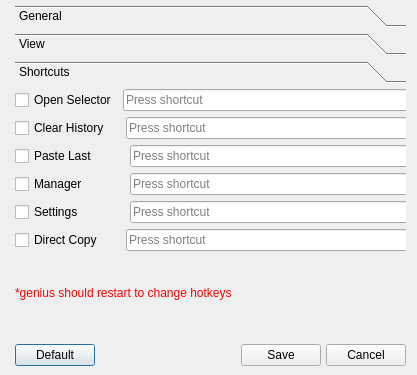
<?xml version="1.0" encoding="UTF-8"?>
<ui version="4.0">
 <class>Settings</class>
 <widget class="QDialog" name="Settings">
  <property name="windowModality">
   <enum>Qt::ApplicationModal</enum>
  </property>
  <property name="geometry">
   <rect>
    <x>0</x>
    <y>0</y>
    <width>417</width>
    <height>375</height>
   </rect>
  </property>
  <property name="windowTitle">
   <string>Genius Settings</string>
  </property>
  <property name="windowIcon">
   <iconset resource="../resources/resources.qrc">
    <normaloff>:/images/images/settings16.png</normaloff>:/images/images/settings16.png</iconset>
  </property>
  <property name="modal">
   <bool>false</bool>
  </property>
  <widget class="QWidget" name="layoutWidget">
   <property name="geometry">
    <rect>
     <x>10</x>
     <y>0</y>
     <width>401</width>
     <height>371</height>
    </rect>
   </property>
   <layout class="QVBoxLayout" name="VL1">
    <property name="spacing">
     <number>5</number>
    </property>
    <property name="leftMargin">
     <number>5</number>
    </property>
    <property name="topMargin">
     <number>5</number>
    </property>
    <property name="rightMargin">
     <number>5</number>
    </property>
    <property name="bottomMargin">
     <number>5</number>
    </property>
    <item>
     <widget class="QToolBox" name="toolBox">
      <property name="currentIndex">
       <number>2</number>
      </property>
      <widget class="QWidget" name="General">
       <property name="geometry">
        <rect>
         <x>0</x>
         <y>0</y>
         <width>391</width>
         <height>234</height>
        </rect>
       </property>
       <attribute name="label">
        <string>General</string>
       </attribute>
       <widget class="QWidget" name="layoutWidget_2">
        <property name="geometry">
         <rect>
          <x>10</x>
          <y>0</y>
          <width>341</width>
          <height>151</height>
         </rect>
        </property>
        <layout class="QVBoxLayout" name="VL2">
         <item>
          <widget class="QCheckBox" name="openMinimizedCheckbox">
           <property name="toolTip">
            <string>&lt;html&gt;&lt;head/&gt;&lt;body&gt;&lt;p&gt;check if you want to start genius minimized and run in background&lt;/p&gt;&lt;/body&gt;&lt;/html&gt;</string>
           </property>
           <property name="statusTip">
            <string/>
           </property>
           <property name="whatsThis">
            <string/>
           </property>
           <property name="text">
            <string>Open Minimized</string>
           </property>
          </widget>
         </item>
         <item>
          <widget class="QCheckBox" name="pasteAutomaticalyButoon">
           <property name="toolTip">
            <string>&lt;html&gt;&lt;head/&gt;&lt;body&gt;&lt;p&gt;check if you want to paste selected item automaticaly&lt;/p&gt;&lt;/body&gt;&lt;/html&gt;</string>
           </property>
           <property name="text">
            <string>Paste Automaticaly</string>
           </property>
          </widget>
         </item>
         <item>
          <widget class="QCheckBox" name="saveImages">
           <property name="toolTip">
            <string>&lt;html&gt;&lt;head/&gt;&lt;body&gt;&lt;p&gt;check if you want to save images to the history&lt;/p&gt;&lt;/body&gt;&lt;/html&gt;</string>
           </property>
           <property name="text">
            <string>Save Images</string>
           </property>
          </widget>
         </item>
         <item>
          <widget class="QCheckBox" name="saveURLs">
           <property name="toolTip">
            <string>&lt;html&gt;&lt;head/&gt;&lt;body&gt;&lt;p&gt;check if you want to save URLs to the history&lt;/p&gt;&lt;/body&gt;&lt;/html&gt;</string>
           </property>
           <property name="text">
            <string>Save URLs</string>
           </property>
          </widget>
         </item>
         <item>
          <layout class="QHBoxLayout" name="HL3">
           <item>
            <widget class="QLabel" name="label_2">
             <property name="toolTip">
              <string>&lt;html&gt;&lt;head/&gt;&lt;body&gt;&lt;p&gt;the maximum number of items store in the history. maximum is 100&lt;/p&gt;&lt;/body&gt;&lt;/html&gt;</string>
             </property>
             <property name="text">
              <string>Maximum Items In History</string>
             </property>
            </widget>
           </item>
           <item>
            <widget class="QSpinBox" name="maximumItemsInHistory">
             <property name="minimum">
              <number>1</number>
             </property>
             <property name="maximum">
              <number>100</number>
             </property>
             <property name="value">
              <number>40</number>
             </property>
            </widget>
           </item>
           <item>
            <spacer name="horizontalSpacer">
             <property name="orientation">
              <enum>Qt::Horizontal</enum>
             </property>
             <property name="sizeHint" stdset="0">
              <size>
               <width>40</width>
               <height>20</height>
              </size>
             </property>
            </spacer>
           </item>
          </layout>
         </item>
        </layout>
       </widget>
      </widget>
      <widget class="QWidget" name="View">
       <property name="geometry">
        <rect>
         <x>0</x>
         <y>0</y>
         <width>391</width>
         <height>234</height>
        </rect>
       </property>
       <attribute name="label">
        <string>View</string>
       </attribute>
       <widget class="QWidget" name="layoutWidget">
        <property name="geometry">
         <rect>
          <x>10</x>
          <y>0</y>
          <width>294</width>
          <height>59</height>
         </rect>
        </property>
        <layout class="QVBoxLayout" name="VL3">
         <item>
          <widget class="QCheckBox" name="ShowInSingleLineCheckBox">
           <property name="toolTip">
            <string>&lt;html&gt;&lt;head/&gt;&lt;body&gt;&lt;p&gt;if this is checked all text items in the&lt;span style=&quot; font-weight:600;&quot;&gt; history manager and menus will show in single line&lt;/span&gt;&lt;/p&gt;&lt;/body&gt;&lt;/html&gt;</string>
           </property>
           <property name="text">
            <string>Show In Single Line</string>
           </property>
          </widget>
         </item>
         <item>
          <layout class="QHBoxLayout" name="HL2">
           <item>
            <widget class="QCheckBox" name="LimitTextLengthCheckbox">
             <property name="toolTip">
              <string>&lt;html&gt;&lt;head/&gt;&lt;body&gt;&lt;p&gt;limit charactor length of items &lt;/p&gt;&lt;/body&gt;&lt;/html&gt;</string>
             </property>
             <property name="text">
              <string>Limit View Item TextLength to</string>
             </property>
            </widget>
           </item>
           <item>
            <widget class="QSpinBox" name="TextLimitSpinBox">
             <property name="minimum">
              <number>1</number>
             </property>
            </widget>
           </item>
          </layout>
         </item>
        </layout>
       </widget>
      </widget>
      <widget class="QWidget" name="ShortcutsPage">
       <property name="geometry">
        <rect>
         <x>0</x>
         <y>0</y>
         <width>391</width>
         <height>234</height>
        </rect>
       </property>
       <attribute name="label">
        <string>Shortcuts</string>
       </attribute>
       <widget class="QWidget" name="layoutWidget">
        <property name="geometry">
         <rect>
          <x>0</x>
          <y>0</y>
          <width>394</width>
          <height>241</height>
         </rect>
        </property>
        <layout class="QVBoxLayout" name="verticalLayout">
         <item>
          <layout class="QHBoxLayout" name="horizontalLayout">
           <item>
            <widget class="QCheckBox" name="OpenSelectorCB">
             <property name="toolTip">
              <string>&lt;html&gt;&lt;head/&gt;&lt;body&gt;&lt;p&gt;check if you want to enable &lt;span style=&quot; font-weight:600;&quot;&gt;OpenSelector Global Hotkey&lt;/span&gt;&lt;/p&gt;&lt;p&gt;if you press this hotkey, Selector will popup and you can select item to paste from clipboard history&lt;/p&gt;&lt;/body&gt;&lt;/html&gt;</string>
             </property>
             <property name="whatsThis">
              <string/>
             </property>
             <property name="text">
              <string>Open Selector</string>
             </property>
            </widget>
           </item>
           <item>
            <widget class="QKeySequenceEdit" name="openSelector">
             <property name="toolTip">
              <string>&lt;html&gt;&lt;head/&gt;&lt;body&gt;&lt;p&gt;hotkey for Open Selector&lt;/p&gt;&lt;/body&gt;&lt;/html&gt;</string>
             </property>
            </widget>
           </item>
          </layout>
         </item>
         <item>
          <layout class="QHBoxLayout" name="horizontalLayout_2">
           <item>
            <widget class="QCheckBox" name="clearHistoryCB">
             <property name="toolTip">
              <string>&lt;html&gt;&lt;head/&gt;&lt;body&gt;&lt;p&gt;check if you want to enable &lt;span style=&quot; font-weight:600;&quot;&gt;ClearHistory Global Hotkey&lt;/span&gt;&lt;/p&gt;&lt;p&gt;if you press this hotkey, clipboard history will clear. and a notification will popup containing number of items deleted&lt;/p&gt;&lt;/body&gt;&lt;/html&gt;</string>
             </property>
             <property name="text">
              <string>Clear History   </string>
             </property>
            </widget>
           </item>
           <item>
            <widget class="QKeySequenceEdit" name="clearHistory">
             <property name="toolTip">
              <string>&lt;html&gt;&lt;head/&gt;&lt;body&gt;&lt;p&gt;hotkey for Clear History&lt;/p&gt;&lt;/body&gt;&lt;/html&gt;</string>
             </property>
            </widget>
           </item>
          </layout>
         </item>
         <item>
          <layout class="QHBoxLayout" name="horizontalLayout_4">
           <item>
            <widget class="QCheckBox" name="pasteLastCB">
             <property name="toolTip">
              <string>&lt;html&gt;&lt;head/&gt;&lt;body&gt;&lt;p&gt;check if you want to enable &lt;span style=&quot; font-weight:600;&quot;&gt;PasteLast Global Hotkey&lt;/span&gt;&lt;/p&gt;&lt;p&gt;if you press this hotkey, the last item in the history will be copied to the current window. last item will be the new top item. (0th index of the history)&lt;/p&gt;&lt;/body&gt;&lt;/html&gt;</string>
             </property>
             <property name="text">
              <string>Paste Last        </string>
             </property>
            </widget>
           </item>
           <item>
            <widget class="QKeySequenceEdit" name="pasteLast">
             <property name="toolTip">
              <string>&lt;html&gt;&lt;head/&gt;&lt;body&gt;&lt;p&gt;hotkey for Paste Last&lt;/p&gt;&lt;/body&gt;&lt;/html&gt;</string>
             </property>
            </widget>
           </item>
          </layout>
         </item>
         <item>
          <layout class="QHBoxLayout" name="horizontalLayout_3">
           <item>
            <widget class="QCheckBox" name="openManagerCB">
             <property name="toolTip">
              <string>&lt;html&gt;&lt;head/&gt;&lt;body&gt;&lt;p&gt;check if you want to enable &lt;span style=&quot; font-weight:600;&quot;&gt;ShowManager Global Hotkey&lt;/span&gt;&lt;/p&gt;&lt;p&gt;if you press this hotkey, The Manager Window (main window that help to manage the history) will show.&lt;/p&gt;&lt;/body&gt;&lt;/html&gt;</string>
             </property>
             <property name="text">
              <string>Manager           </string>
             </property>
            </widget>
           </item>
           <item>
            <widget class="QKeySequenceEdit" name="openManager">
             <property name="toolTip">
              <string>&lt;html&gt;&lt;head/&gt;&lt;body&gt;&lt;p&gt;hotkey for Show Manager Window&lt;/p&gt;&lt;/body&gt;&lt;/html&gt;</string>
             </property>
            </widget>
           </item>
          </layout>
         </item>
         <item>
          <layout class="QHBoxLayout" name="horizontalLayout_6">
           <item>
            <widget class="QCheckBox" name="openSettingsCB">
             <property name="toolTip">
              <string>&lt;html&gt;&lt;head/&gt;&lt;body&gt;&lt;p&gt;check if you want to enable &lt;span style=&quot; font-weight:600;&quot;&gt;OpenSettings Global Hotkey&lt;/span&gt;&lt;/p&gt;&lt;p&gt;if you press this hotkey, this window (settings window) will open&lt;/p&gt;&lt;/body&gt;&lt;/html&gt;</string>
             </property>
             <property name="text">
              <string>Settings            </string>
             </property>
            </widget>
           </item>
           <item>
            <widget class="QKeySequenceEdit" name="openSettings">
             <property name="toolTip">
              <string>&lt;html&gt;&lt;head/&gt;&lt;body&gt;&lt;p&gt;hotkey for Show Settings Window&lt;/p&gt;&lt;/body&gt;&lt;/html&gt;</string>
             </property>
            </widget>
           </item>
          </layout>
         </item>
         <item>
          <layout class="QHBoxLayout" name="horizontalLayout_5">
           <item>
            <widget class="QCheckBox" name="directCopyCB">
             <property name="toolTip">
              <string>&lt;html&gt;&lt;head/&gt;&lt;body&gt;&lt;p&gt;check if you want to enable &lt;span style=&quot; font-weight:600;&quot;&gt;DirectCopy Global Hotkey&lt;/span&gt;&lt;/p&gt;&lt;p&gt;if you press this hotkey, the copy command executes and send data directly to the genius.(without saving in clipboard)&lt;/p&gt;&lt;/body&gt;&lt;/html&gt;</string>
             </property>
             <property name="text">
              <string>Direct Copy     </string>
             </property>
            </widget>
           </item>
           <item>
            <widget class="QKeySequenceEdit" name="directCopy">
             <property name="toolTip">
              <string>&lt;html&gt;&lt;head/&gt;&lt;body&gt;&lt;p&gt;hotkey for Direct copy&lt;/p&gt;&lt;/body&gt;&lt;/html&gt;</string>
             </property>
            </widget>
           </item>
          </layout>
         </item>
         <item>
          <widget class="QLabel" name="label">
           <property name="text">
            <string>&lt;html&gt;&lt;head/&gt;&lt;body&gt;&lt;p&gt;&lt;span style=&quot; font-size:9pt; color:#ff0000;&quot;&gt;*genius should restart to change hotkeys&lt;/span&gt;&lt;/p&gt;&lt;/body&gt;&lt;/html&gt;</string>
           </property>
          </widget>
         </item>
        </layout>
       </widget>
      </widget>
     </widget>
    </item>
    <item>
     <layout class="QHBoxLayout" name="HL1">
      <item>
       <widget class="QPushButton" name="defaultButton">
        <property name="text">
         <string>Default</string>
        </property>
        <property name="icon">
         <iconset resource="../resources/resources.qrc">
          <normaloff>:/images/images/reset16.png</normaloff>:/images/images/reset16.png</iconset>
        </property>
       </widget>
      </item>
      <item>
       <spacer name="horizontalSpacer_2">
        <property name="orientation">
         <enum>Qt::Horizontal</enum>
        </property>
        <property name="sizeHint" stdset="0">
         <size>
          <width>40</width>
          <height>20</height>
         </size>
        </property>
       </spacer>
      </item>
      <item>
       <widget class="QPushButton" name="saveButton">
        <property name="text">
         <string>Save</string>
        </property>
        <property name="icon">
         <iconset resource="../resources/resources.qrc">
          <normaloff>:/images/images/ok16.png</normaloff>:/images/images/ok16.png</iconset>
        </property>
       </widget>
      </item>
      <item>
       <widget class="QPushButton" name="cancelButton">
        <property name="text">
         <string>Cancel</string>
        </property>
        <property name="icon">
         <iconset resource="../resources/resources.qrc">
          <normaloff>:/images/images/cancel16.png</normaloff>:/images/images/cancel16.png</iconset>
        </property>
       </widget>
      </item>
     </layout>
    </item>
   </layout>
  </widget>
 </widget>
 <resources>
  <include location="../resources/resources.qrc"/>
 </resources>
 <connections>
  <connection>
   <sender>cancelButton</sender>
   <signal>clicked()</signal>
   <receiver>Settings</receiver>
   <slot>reject()</slot>
   <hints>
    <hint type="sourcelabel">
     <x>331</x>
     <y>363</y>
    </hint>
    <hint type="destinationlabel">
     <x>371</x>
     <y>247</y>
    </hint>
   </hints>
  </connection>
  <connection>
   <sender>OpenSelectorCB</sender>
   <signal>toggled(bool)</signal>
   <receiver>openSelector</receiver>
   <slot>setEnabled(bool)</slot>
   <hints>
    <hint type="sourcelabel">
     <x>73</x>
     <y>109</y>
    </hint>
    <hint type="destinationlabel">
     <x>187</x>
     <y>117</y>
    </hint>
   </hints>
  </connection>
  <connection>
   <sender>clearHistoryCB</sender>
   <signal>toggled(bool)</signal>
   <receiver>clearHistory</receiver>
   <slot>setEnabled(bool)</slot>
   <hints>
    <hint type="sourcelabel">
     <x>50</x>
     <y>153</y>
    </hint>
    <hint type="destinationlabel">
     <x>169</x>
     <y>156</y>
    </hint>
   </hints>
  </connection>
  <connection>
   <sender>pasteLastCB</sender>
   <signal>toggled(bool)</signal>
   <receiver>pasteLast</receiver>
   <slot>setEnabled(bool)</slot>
   <hints>
    <hint type="sourcelabel">
     <x>72</x>
     <y>195</y>
    </hint>
    <hint type="destinationlabel">
     <x>161</x>
     <y>186</y>
    </hint>
   </hints>
  </connection>
  <connection>
   <sender>openManagerCB</sender>
   <signal>toggled(bool)</signal>
   <receiver>openManager</receiver>
   <slot>setEnabled(bool)</slot>
   <hints>
    <hint type="sourcelabel">
     <x>75</x>
     <y>246</y>
    </hint>
    <hint type="destinationlabel">
     <x>188</x>
     <y>239</y>
    </hint>
   </hints>
  </connection>
  <connection>
   <sender>openSettingsCB</sender>
   <signal>toggled(bool)</signal>
   <receiver>openSettings</receiver>
   <slot>setEnabled(bool)</slot>
   <hints>
    <hint type="sourcelabel">
     <x>59</x>
     <y>277</y>
    </hint>
    <hint type="destinationlabel">
     <x>186</x>
     <y>285</y>
    </hint>
   </hints>
  </connection>
  <connection>
   <sender>directCopyCB</sender>
   <signal>toggled(bool)</signal>
   <receiver>directCopy</receiver>
   <slot>setEnabled(bool)</slot>
   <hints>
    <hint type="sourcelabel">
     <x>82</x>
     <y>321</y>
    </hint>
    <hint type="destinationlabel">
     <x>159</x>
     <y>322</y>
    </hint>
   </hints>
  </connection>
 </connections>
</ui>
